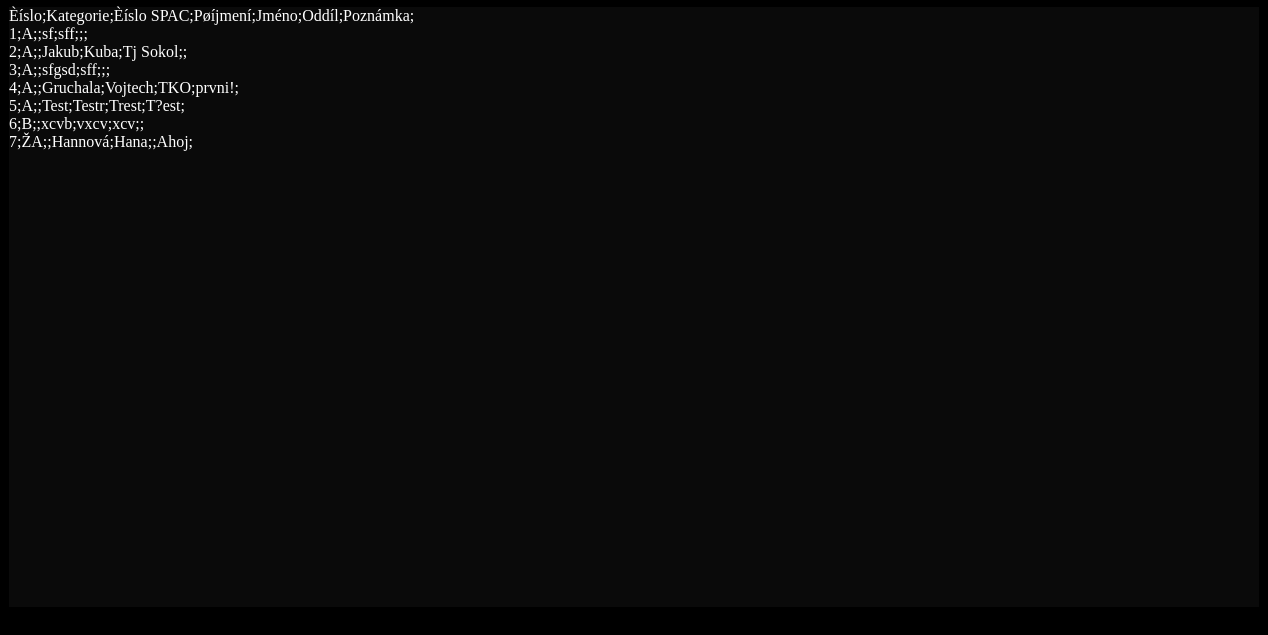
Page /detail-zavodu-csv.php on the committed database.
### tables this page shows
CREATE TABLE `spac_registration` (
  `id` int(11) NOT NULL auto_increment,
  `id_category` int(11) NOT NULL,
  `id_race` int(11) NOT NULL,
  `surname` varchar(64) NOT NULL,
  `NAME` varchar(64) NOT NULL,
  `team` varchar(64) default '',
  `spac_number` int(3) default NULL,
  `date_time` timestamp NOT NULL default CURRENT_TIMESTAMP,
  `notice` varchar(256) default '',
  PRIMARY KEY  (`id`),
  UNIQUE KEY `id_category` (`id_category`,`id_race`,`surname`,`NAME`)
);

CREATE TABLE `spac_category` (
  `id` int(11) NOT NULL auto_increment,
  `prefix` varchar(8) NOT NULL,
  `name` varchar(64) NOT NULL,
  `coefficient` decimal(5,2) NOT NULL default '1.00',
  PRIMARY KEY  (`id`)
);

### detail-zavodu-csv.php (the view, shortened to what this page needs)
<?php
  $zavod = "1";
?>
<!DOCTYPE html PUBLIC "-//W3C//DTD XHTML 1.0 Strict//EN" "http://www.w3.org/TR/xhtml1/DTD/xhtml1-strict.dtd">
<html xmlns="http://www.w3.org/1999/xhtml">
  <head>
    <link rel="stylesheet" type="text/css" href="style.css" />
  </head>
  <body>
    <div class="container">
      <div class="content">
          Èíslo;Kategorie;Èíslo SPAC;Pøíjmení;Jméno;Oddíl;Poznámka;<br />
          <?php
              $dotaz="SELECT c.prefix, rg.id, rg.surname, rg.name, rg.team, rg.spac_number, rg.date_time, rg.notice FROM spac_registration rg
              JOIN spac_category c ON (rg.id_category=c.id)
              JOIN spac_race rc ON (rg.id_race=rc.id AND rc.id='$zavod')
              ORDER BY c.id, rg.date_time;";
            $vysledek = MySQL_Query($dotaz);
            $i = 0;
            while ($zaznam = MySQL_Fetch_Array($vysledek))
            {
              $row=$i+1;
              $category=$zaznam["prefix"];
              $surname=$zaznam["surname"];
              $name=$zaznam["name"];
              $number=$zaznam["spac_number"];
              $team=$zaznam["team"];
              $notice=$zaznam["notice"];
              echo "$row;$category;$number;$surname;$name;$team;$notice;<br />";
              $i++;
            }
          ?>
      </div>
    </div>
  </body>
</html>

### style.css (style rules this page uses)
.container { margin:auto; width:1250px; font-size:16px; }
.content { position:relative; top:-1px; left:0px; width:1250px; background-color:#0A0A0A; color:#FFFFFF; min-height:600px; }
body { background-color:#000000; }

### rows in the picture
spac_registration: row "1", spac_category.prefix "A", surname "sf", NAME "sff"
spac_registration: row "2", spac_category.prefix "A", surname "Jakub", NAME "Kuba", team "Tj Sokol"
spac_registration: row "3", spac_category.prefix "A", surname "sfgsd", NAME "sff"
spac_registration: row "4", spac_category.prefix "A", surname "Gruchala", NAME "Vojtech", team "TKO", notice "prvni!"
spac_registration: row "5", spac_category.prefix "A", surname "Test", NAME "Testr", team "Trest", notice "T?est"
spac_registration: row "6", spac_category.prefix "B", surname "xcvb", NAME "vxcv", team "xcv"
spac_registration: row "7", spac_category.prefix "ŽA", surname "Hannová", NAME "Hana", notice "Ahoj"
